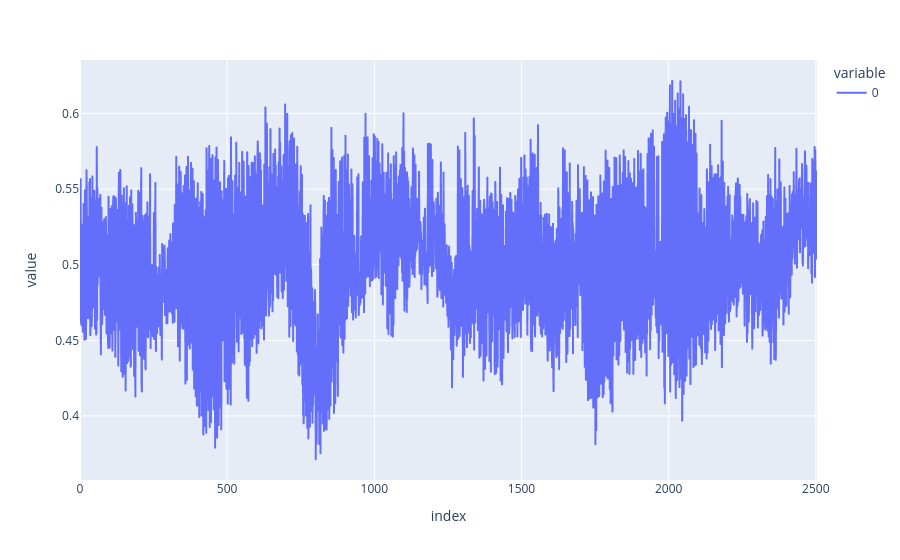

Notebook source saved alongside this figure:
### Code cell
px.line(results_df["fall_action_prob"].tolist())

### Figure 1 — Plotly figure (JSON) as saved in the notebook; plotly's stock layout.template omitted (floating-point values rounded to 4 significant figures; data arrays with more than 128 entries replaced by an {"elided": "..."} marker saying what was removed)
{"data": [{"hovertemplate": "variable=0<br>index=%{x}<br>value=%{y}<extra></extra>", "legendgroup": "0", "line": {"color": "#636efa", "dash": "solid"}, "marker": {"symbol": "circle"}, "mode": "lines", "name": "0", "showlegend": true, "type": "scattergl", "x": {"elided": "2505 int values"}, "xaxis": "x", "y": {"elided": "2505 float values"}, "yaxis": "y"}], "layout": {"autosize": true, "legend": {"title": {"text": "variable"}, "tracegroupgap": 0}, "margin": {"t": 60}, "xaxis": {"anchor": "y", "autorange": true, "domain": [0, 1], "range": [0, 2504], "title": {"text": "index"}, "type": "linear"}, "yaxis": {"anchor": "x", "autorange": true, "domain": [0, 1], "range": [0.3576, 0.6354], "title": {"text": "value"}, "type": "linear"}}}
